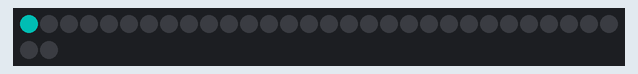
Recording of a program running on a simulated Raspberry Pi Pico running MicroPython. Parts: 32 RGB LEDs in strip order, left to right, continuing on the next row. Dim RGB values are drawn brighter than linear; what the program prints to the serial console is not drawn.

Above: at 0.1 s.
At 1.0 s:
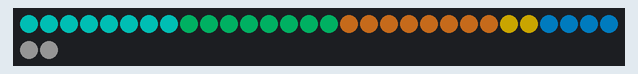
At 5.68 s:
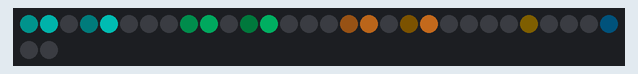
At 10.72 s:
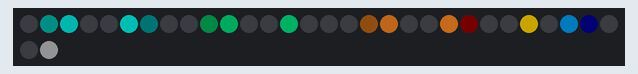
At 20.11 s:
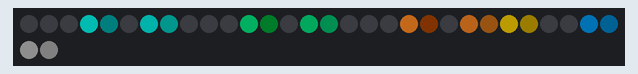
At 39.93 s:
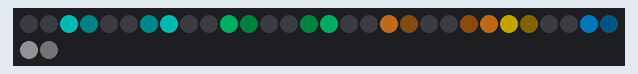

The program:

main.py
```python
# main.py — Simulation Wokwi du panneau LED metro de Montreal
# Template : Micropython Pico W
#
# 1. Ouvrir le template "Micropython Pico W" sur wokwi.com
# 2. Cliquer l'onglet diagram.json, remplacer par le contenu ci-dessous
# 3. Coller ce fichier dans main.py
# 4. Lancer la simulation

from machine import Pin
from neopixel import NeoPixel
import time
import math

# --- Configuration ---
N_LEDS = 32
LED_PIN = 0
BRIGHTNESS = 0.4
SPEED = 60  # 1 seconde reelle = 60 minutes simulees

# --- Palette : couleurs des lignes, reparties sur 32 LED ---
LINES = [
    ((0, 200, 190), 8),    # turquoise (REM)
    ((0, 142, 79), 8),     # vert (ligne 1)
    ((239, 129, 34), 8),   # orange (ligne 2)
    ((255, 210, 0), 2),    # jaune (ligne 4)
    ((0, 131, 202), 4),    # bleu (ligne 5)
    ((50, 50, 50), 2),     # gris (remplissage)
]

palette = []
for color, count in LINES:
    for _ in range(count):
        palette.append(color)
palette = palette[:N_LEDS]

# --- NeoPixel ---
strip = NeoPixel(Pin(LED_PIN), N_LEDS)


def set_pixel(i, r, g, b):
    strip[i] = (r, g, b)


def show():
    strip.write()


def fill(r, g, b):
    for i in range(N_LEDS):
        strip[i] = (r, g, b)
    strip.write()


# --- Simulation de trains ---
def train_intensity(led_index, minute, n_in_segment, segment_start, speed=2.5):
    cycle = n_in_segment * speed
    if cycle == 0:
        return 0.0
    pos = (minute % cycle) / speed
    if pos > n_in_segment:
        pos = 2 * n_in_segment - pos
    local = led_index - segment_start
    dist = abs(pos - local)
    if dist < 1.0:
        return 1.0 - dist
    return 0.0


def compute_frame(minute):
    intensities = [0.0] * N_LEDS
    offset = 0
    for color, count in LINES:
        if count < 2:
            offset += count
            continue
        n_trains = 2 if count >= 6 else 1
        for t in range(n_trains):
            phase = minute + t * count * 1.5
            for i in range(count):
                led = offset + i
                if led < N_LEDS:
                    v = train_intensity(led, phase, count, offset)
                    intensities[led] = min(1.0, intensities[led] + v)
        offset += count
    return intensities


# --- Animation de demarrage ---
print("Metro Montreal — simulation Wokwi")
for i in range(N_LEDS):
    r, g, b = palette[i]
    set_pixel(i, int(r * BRIGHTNESS), int(g * BRIGHTNESS), int(b * BRIGHTNESS))
    show()
    time.sleep_ms(30)
time.sleep_ms(500)
fill(0, 0, 0)

# --- Boucle principale ---
t0 = time.ticks_ms()
tick = 0
while True:
    elapsed = time.ticks_diff(time.ticks_ms(), t0) / 1000.0
    minute = (elapsed * SPEED) % 1440

    intensities = compute_frame(minute)

    for i in range(N_LEDS):
        r, g, b = palette[i]
        v = intensities[i] * BRIGHTNESS
        set_pixel(i, int(r * v), int(g * v), int(b * v))
    show()

    tick += 1
    if tick % 100 == 0:
        h = int(minute) // 60
        m = int(minute) % 60
        print("  {:02d}:{:02d}".format(h, m))

    time.sleep_ms(50)
```

Measured:
- what the display in image 1 shows lasts 0.5 s, from 1.0 s to 1.5 s
